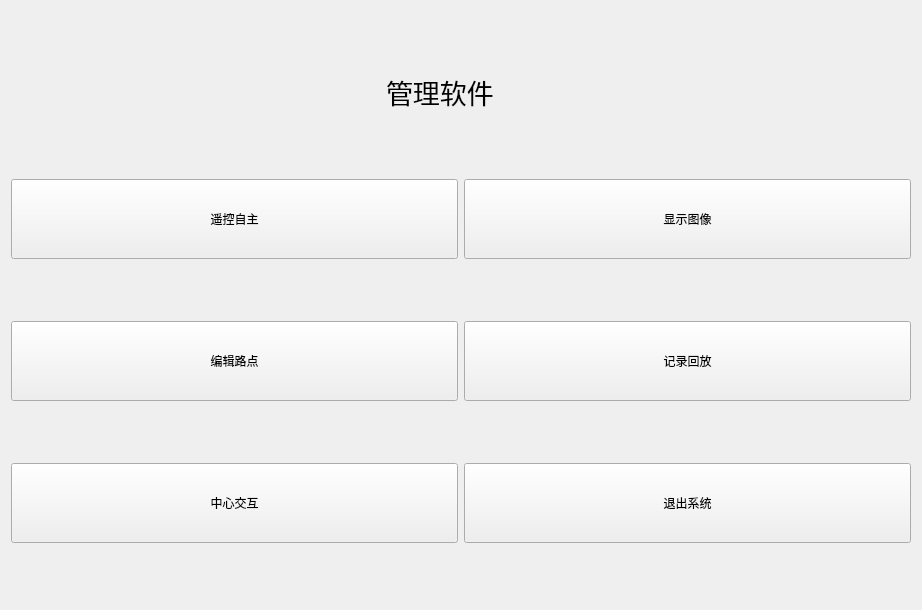
<?xml version="1.0" encoding="UTF-8"?>
<ui version="4.0">
 <class>BCWidget</class>
 <widget class="QWidget" name="BCWidget">
  <property name="geometry">
   <rect>
    <x>0</x>
    <y>0</y>
    <width>922</width>
    <height>610</height>
   </rect>
  </property>
  <property name="windowTitle">
   <string>BCWidget</string>
  </property>
  <layout class="QGridLayout" name="gridLayout">
   <item row="3" column="0">
    <layout class="QHBoxLayout" name="horizontalLayout_3">
     <item>
      <widget class="QPushButton" name="PointBtn">
       <property name="minimumSize">
        <size>
         <width>200</width>
         <height>80</height>
        </size>
       </property>
       <property name="text">
        <string>编辑路点</string>
       </property>
      </widget>
     </item>
     <item>
      <widget class="QPushButton" name="RqtBagBtn">
       <property name="minimumSize">
        <size>
         <width>200</width>
         <height>80</height>
        </size>
       </property>
       <property name="text">
        <string>记录回放</string>
       </property>
      </widget>
     </item>
    </layout>
   </item>
   <item row="0" column="0">
    <layout class="QHBoxLayout" name="horizontalLayout">
     <item>
      <spacer name="horizontalSpacer">
       <property name="orientation">
        <enum>Qt::Horizontal</enum>
       </property>
       <property name="sizeHint" stdset="0">
        <size>
         <width>40</width>
         <height>20</height>
        </size>
       </property>
      </spacer>
     </item>
     <item>
      <widget class="QLabel" name="label_title">
       <property name="minimumSize">
        <size>
         <width>150</width>
         <height>30</height>
        </size>
       </property>
       <property name="maximumSize">
        <size>
         <width>16777215</width>
         <height>50</height>
        </size>
       </property>
       <property name="font">
        <font>
         <pointsize>20</pointsize>
        </font>
       </property>
       <property name="text">
        <string>管理软件</string>
       </property>
      </widget>
     </item>
     <item>
      <spacer name="horizontalSpacer_2">
       <property name="orientation">
        <enum>Qt::Horizontal</enum>
       </property>
       <property name="sizeHint" stdset="0">
        <size>
         <width>40</width>
         <height>20</height>
        </size>
       </property>
      </spacer>
     </item>
    </layout>
   </item>
   <item row="4" column="0">
    <layout class="QHBoxLayout" name="horizontalLayout_4">
     <item>
      <widget class="QPushButton" name="CenterBtn">
       <property name="minimumSize">
        <size>
         <width>200</width>
         <height>80</height>
        </size>
       </property>
       <property name="text">
        <string>中心交互</string>
       </property>
      </widget>
     </item>
     <item>
      <widget class="QPushButton" name="ExitBtn">
       <property name="minimumSize">
        <size>
         <width>200</width>
         <height>80</height>
        </size>
       </property>
       <property name="text">
        <string>退出系统</string>
       </property>
      </widget>
     </item>
    </layout>
   </item>
   <item row="2" column="0">
    <layout class="QHBoxLayout" name="horizontalLayout_2">
     <item>
      <widget class="QPushButton" name="DrivingBtn">
       <property name="minimumSize">
        <size>
         <width>200</width>
         <height>80</height>
        </size>
       </property>
       <property name="text">
        <string>遥控自主</string>
       </property>
      </widget>
     </item>
     <item>
      <widget class="QPushButton" name="CameraBtn">
       <property name="minimumSize">
        <size>
         <width>200</width>
         <height>80</height>
        </size>
       </property>
       <property name="text">
        <string>显示图像</string>
       </property>
      </widget>
     </item>
    </layout>
   </item>
  </layout>
 </widget>
 <layoutdefault spacing="6" margin="11"/>
 <resources/>
 <connections/>
</ui>
